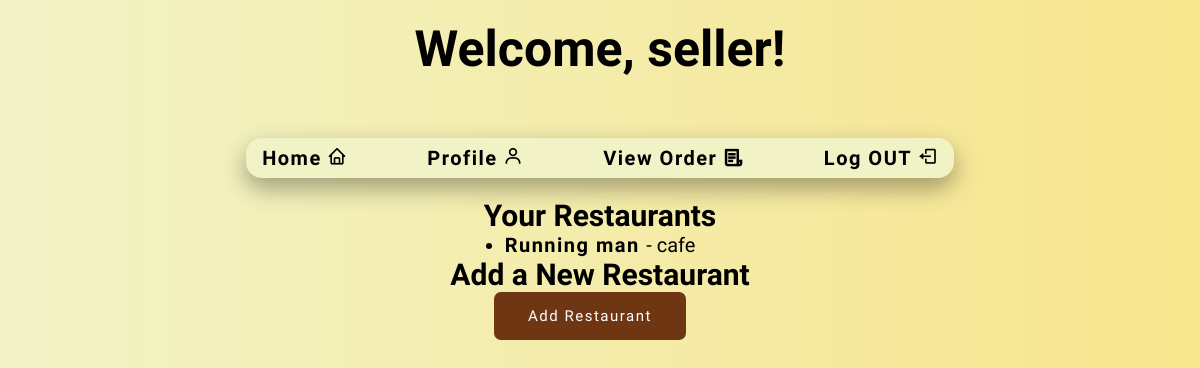
Page /seller_home (signed in) on the committed database.
### tables this page shows
CREATE TABLE restaurants (
            id INTEGER PRIMARY KEY AUTOINCREMENT,
            name TEXT NOT NULL UNIQUE,
            cuisine TEXT NOT NULL,
            price_range TEXT NOT NULL,
            owner_username TEXT NOT NULL,
            FOREIGN KEY (owner_username) REFERENCES users(username)
        );

### app.py (the view)
@app.route('/seller_home')
@login_required(role='seller')
def seller_home():
    conn = get_db_connection()
    cursor = conn.cursor()
    cursor.execute("SELECT * FROM restaurants WHERE owner_username = ?", (session['username'],))
    restaurants = cursor.fetchall()
    conn.close()
    if not restaurants:
        flash("No restaurants found. Please add a restaurant.", "info")
        return redirect(url_for('add_restaurant'))
    if not session.get('restaurant_id') and restaurants:
        session['restaurant_id'] = restaurants[0]['id']
    return render_template('seller_home.html', restaurants=restaurants)

### app.py (called while the page is built)
def get_db_connection():
    con = sqlite3.connect("database.db")
    con.row_factory = sqlite3.Row
    return con

def login_required(role=None):
    def decorator(f):
        @wraps(f)
        def decorated_function(*args, **kwargs):
            if 'username' not in session:
                flash("You need to log in to access this page.", "error")
                return redirect(url_for('login'))
            if role and session.get('role') != role:
                flash("You do not have permission to access this page.", "error")
                return redirect(url_for('index'))
            return f(*args, **kwargs)
        return decorated_function
    return decorator

### templates/seller_home.html (shortened to what this page needs)
<!DOCTYPE html>
<html lang="en">
<head>
    <link rel="stylesheet" type="text/css" href="../static/style(seller).css">
        <link rel="stylesheet" href="https://unpkg.com/boxicons@latest/css/boxicons.min.css">
        <link href="https://cdn.jsdelivr.net/npm/remixicon@4.3.0/fonts/remixicon.css" rel="stylesheet"/>
    <link rel="stylesheet" href="https://unpkg.com/aos@next/dist/aos.css" />
</head>
<body>
    <h1 data-aos="zoom-in-right" data-aos-duration="1800" data-aos-delay="200">Welcome, {{ session['username'] }}!</h1>
    <div class="container">
        <nav class="nav-bar">
            <ul class="nav-links">
                <li class="nav-link">
                    <a href="{{ url_for('seller_home') }}">Home</a>
                    <i class='bx bx-home'></i>
                </li>
                <li class="nav-link">
                    <a href="{{ url_for('seller_profile') }}" class="dropbtn">Profile</a>
                    <i class='bx bx-user'></i>
                </li>
                <li class="nav-link">
                    <a href="{{ url_for('seller_orders') }}" class="dropbtn">View Order</a>
                    <i class="ri-file-list-3-line"></i>
                </li>
                <li class="nav-link">
                    <a href="{{ url_for('logout') }}" class="dropbtn">Log OUT</a>
                    <i class='bx bx-log-out'></i>
                </li>
            </ul>
        </nav>
        <h2>Your Restaurants</h2>
        <ul>
            {% for restaurant in restaurants %}
                <li>
                    <a href="{{ url_for('restaurant_items', restaurant_id=restaurant['id']) }}">
                        <strong>{{ restaurant['name'] }}</strong>
                    </a> - {{ restaurant['cuisine'] }}
                </li>
            {% endfor %}
        </ul>
        <h2>Add a New Restaurant</h2>
        <a href="{{ url_for('add_restaurant') }}" class="button">Add Restaurant</a>
    </div>
</body>
</html>

### static/style(seller).css (style rules this page uses)
* { margin: 0; padding: 0; font-family: "Protest Guerrilla", sans-serif; }
body { background-color: #e8e8e8 ; background:linear-gradient(to right , #f1f3c7,#f8e58d) ; }
h1 { text-align: center; margin-bottom: 20px; margin-top: 20px; font-family: "Rubik Bubbles", system-ui; font-size: 50px; }
.container { display: flex; flex-direction: column; font-size: 20px; justify-content: center; align-items: center; }
.nav-bar { background: #f1f3c7; border-radius: 1rem; box-shadow: 0 10px 25px rgba(0,0,0,0.35); justify-content: center; display: flex; flex-direction: column; align-items: center; flex: 1; max-width: 80%; position: sticky; top: 0; z-index: 1000; margin: 20px auto; margin-top: 40px; margin-bottom: 20px; overflow: hidden; }
.nav-links { display:flex; gap: 5rem; }
.nav-links { list-style: none; height: 100%; padding: 0.5rem 1rem; font-weight:600; cursor: pointer; letter-spacing: 0.3px; }
a { text-decoration: none; color: black; letter-spacing: 1.5px; }
.button { display: inline-block; padding: 13px 32px; background: #6e3613; border: 2px solid transparent; border-radius: 7px; color: white; text-align: center; text-decoration: none; font-size: 15px; font-weight: 500; transition: all .6s ease; margin-right: 20px; }

### rows in the picture
restaurants: username "seller", name "Running man", cuisine "cafe"
